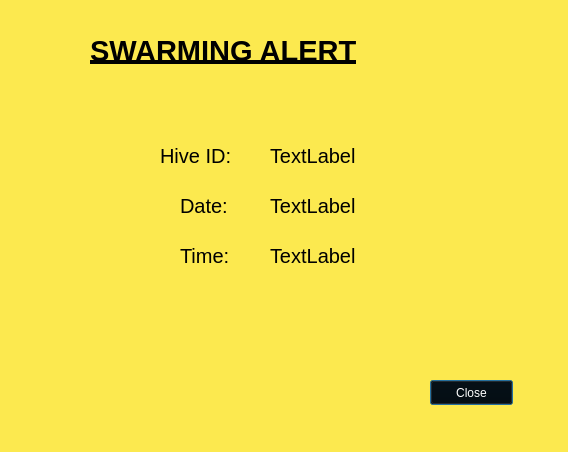
<?xml version="1.0" encoding="UTF-8"?>
<ui version="4.0">
 <class>SwarmAlertUI</class>
 <widget class="QDialog" name="SwarmAlertUI">
  <property name="geometry">
   <rect>
    <x>0</x>
    <y>0</y>
    <width>568</width>
    <height>452</height>
   </rect>
  </property>
  <property name="windowTitle">
   <string>Dialog</string>
  </property>
  <property name="autoFillBackground">
   <bool>false</bool>
  </property>
  <property name="styleSheet">
   <string notr="true">background-color: rgb(252, 233, 79);</string>
  </property>
  <widget class="QLabel" name="Title">
   <property name="geometry">
    <rect>
     <x>90</x>
     <y>30</y>
     <width>361</width>
     <height>41</height>
    </rect>
   </property>
   <property name="font">
    <font>
     <pointsize>22</pointsize>
     <weight>75</weight>
     <bold>true</bold>
     <underline>true</underline>
    </font>
   </property>
   <property name="styleSheet">
    <string notr="true">color: rgb(0, 0, 0);</string>
   </property>
   <property name="text">
    <string>SWARMING ALERT</string>
   </property>
  </widget>
  <widget class="QLabel" name="HiveIDTitle">
   <property name="geometry">
    <rect>
     <x>160</x>
     <y>140</y>
     <width>101</width>
     <height>31</height>
    </rect>
   </property>
   <property name="font">
    <font>
     <pointsize>15</pointsize>
    </font>
   </property>
   <property name="styleSheet">
    <string notr="true">color: rgb(0, 0, 0);</string>
   </property>
   <property name="text">
    <string>Hive ID:</string>
   </property>
  </widget>
  <widget class="QLabel" name="HiveID">
   <property name="geometry">
    <rect>
     <x>270</x>
     <y>140</y>
     <width>121</width>
     <height>31</height>
    </rect>
   </property>
   <property name="font">
    <font>
     <pointsize>15</pointsize>
    </font>
   </property>
   <property name="styleSheet">
    <string notr="true">color: rgb(0, 0, 0);</string>
   </property>
   <property name="text">
    <string>TextLabel</string>
   </property>
  </widget>
  <widget class="QLabel" name="TimeTitle">
   <property name="geometry">
    <rect>
     <x>180</x>
     <y>240</y>
     <width>71</width>
     <height>31</height>
    </rect>
   </property>
   <property name="font">
    <font>
     <pointsize>15</pointsize>
    </font>
   </property>
   <property name="styleSheet">
    <string notr="true">color: rgb(0, 0, 0);</string>
   </property>
   <property name="text">
    <string>Time:</string>
   </property>
  </widget>
  <widget class="QLabel" name="Time">
   <property name="geometry">
    <rect>
     <x>270</x>
     <y>240</y>
     <width>121</width>
     <height>31</height>
    </rect>
   </property>
   <property name="font">
    <font>
     <pointsize>15</pointsize>
    </font>
   </property>
   <property name="styleSheet">
    <string notr="true">color: rgb(0, 0, 0);</string>
   </property>
   <property name="text">
    <string>TextLabel</string>
   </property>
  </widget>
  <widget class="QPushButton" name="CloseButton">
   <property name="geometry">
    <rect>
     <x>430</x>
     <y>380</y>
     <width>83</width>
     <height>25</height>
    </rect>
   </property>
   <property name="styleSheet">
    <string notr="true">background-color: rgb(0, 0, 0);
color: rgb(255, 255, 255);</string>
   </property>
   <property name="text">
    <string>Close</string>
   </property>
  </widget>
  <widget class="QLabel" name="DateTitle">
   <property name="geometry">
    <rect>
     <x>180</x>
     <y>190</y>
     <width>71</width>
     <height>31</height>
    </rect>
   </property>
   <property name="font">
    <font>
     <pointsize>15</pointsize>
    </font>
   </property>
   <property name="styleSheet">
    <string notr="true">color: rgb(0, 0, 0);</string>
   </property>
   <property name="text">
    <string>Date:</string>
   </property>
  </widget>
  <widget class="QLabel" name="Date">
   <property name="geometry">
    <rect>
     <x>270</x>
     <y>190</y>
     <width>121</width>
     <height>31</height>
    </rect>
   </property>
   <property name="font">
    <font>
     <pointsize>15</pointsize>
    </font>
   </property>
   <property name="styleSheet">
    <string notr="true">color: rgb(0, 0, 0);</string>
   </property>
   <property name="text">
    <string>TextLabel</string>
   </property>
  </widget>
 </widget>
 <layoutdefault spacing="6" margin="11"/>
 <resources/>
 <connections/>
</ui>
